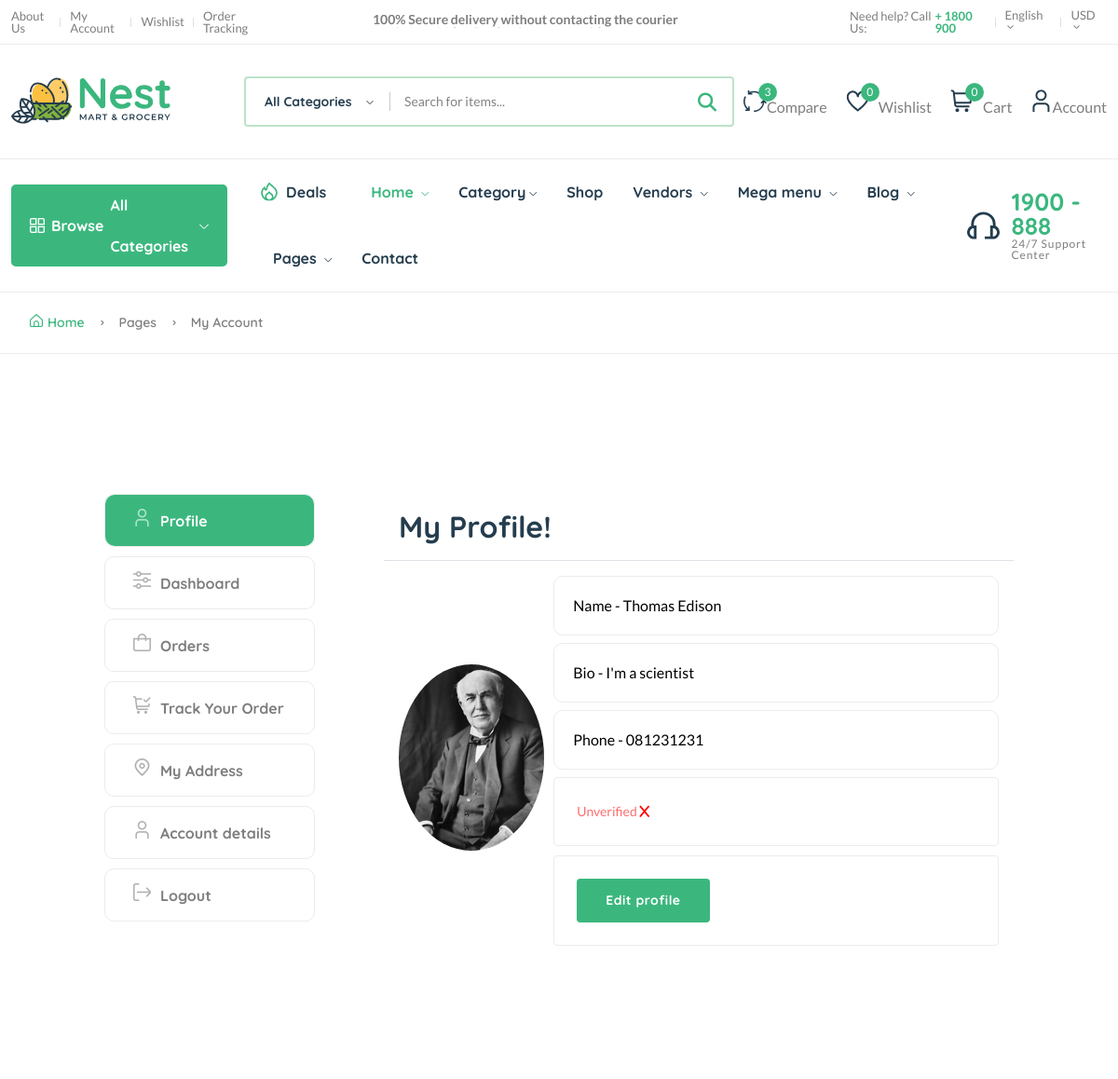
The app's page /dashboard/ (signed in, upper part), older data.
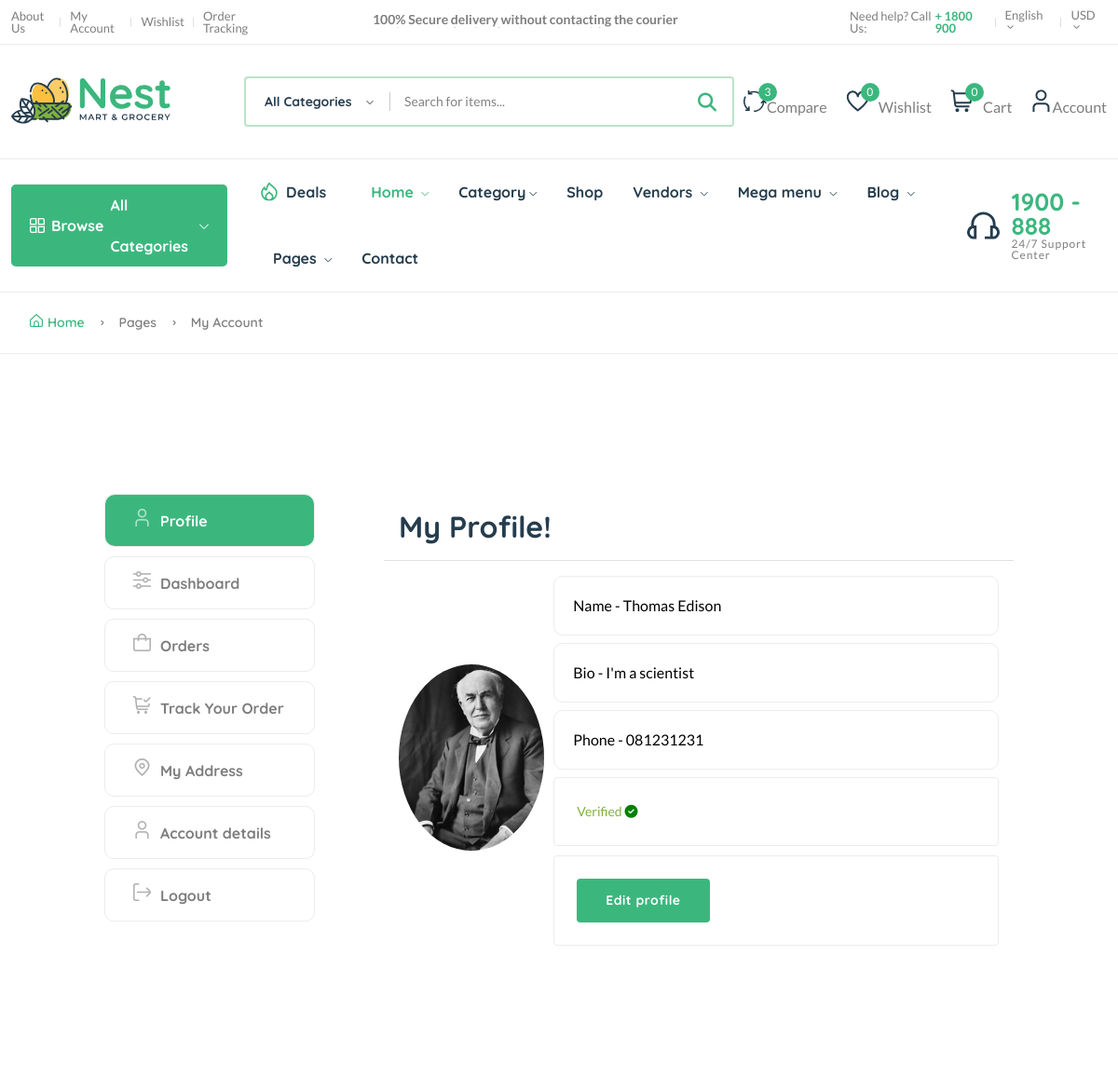
The same page, newer data.
### core/views.py (the view, shortened to what this page needs)
# urls.py: path("dashboard/", views.customer_dashboard, name="dashboard"),
@login_required()
def customer_dashboard(request):
    orders = request.user.cart_orders.all().order_by("-order_date")
    addresses =  Address.objects.filter(user=request.user)
    profile = Profile.objects.filter(user=request.user)
    order_distribution = request.user.cart_orders.all().annotate(month=ExtractMonth("order_date")).values("month").annotate(count=Count("id")).values("month", "count")
    months = []
    total_orders = []
    for order in order_distribution:
        months.append(calendar.month_name[order['month']])
        total_orders.append(order["count"])
    context = {
        "orders": orders,
        "addresses": addresses,
        "order_distribution": order_distribution,
        "months": months,
        "total_orders": total_orders,
        "profile": profile[0],
    }
    return render(request, 'core/dashboard.html', context)

### core/context_processors.py (called while the page is built)
def default(request):
    categories = Category.objects.all()
    vendors = Vendor.objects.all()
    min_max_price = Product.objects.aggregate(Min("price"), Max("price"))
    user_wishlist = []
    if request.user.is_authenticated:
        user_wishlist = [item.product.pid for item in WishList.objects.filter(user=request.user)]
    try:
        address = Address.objects.get(user=request.user)
    except:
        address = None
    return {
        'categories': categories,
        'vendors': vendors,
        'address': address,
        'min_max_price': min_max_price,
        'user_wishlist': user_wishlist,
    }

### core/models.py (called while the page is built)
    def __str__(self):
        return self.address

### userauths/models.py (called while the page is built)
    def __str__(self):
        return self.username

### templates/core/dashboard.html (shortened to what the changed rows need)
{% extends 'partials/base.html' %}
{% load static %}
{% block content %}
    <main class="main pages">
        <div class="page-content pt-150 pb-150">
            <div class="container">
                <div class="row">
                    <div class="col-lg-10 m-auto">
                        <div class="row">
                            <div class="col-md-9">
                                <div class="tab-content account dashboard-content pl-50">
                                    <div class="tab-pane fade active show" id="profile" role="tabpanel" aria-labelledby="profile-tab">
                                        <div class="card">
                                            <div class="card-body mb-2" style="display: flex; align-items: center; gap: 10px;">
                                                <div>
                                                    {% if profile.verified %}
                                                    <div class="p-4 border rounded">
                                                        <span class="text-success">Verified </span><i class="fas fa-check-circle" style="color: green;"></i>
                                                    </div>
                                                    {% else %}
                                                    <div class="p-4 border rounded">
                                                        <span class="text-danger">Unverified</span> <i class="fas fa-x" style="color: red;"></i>
                                                    </div>
                                                    {% endif %}
                                                </div>
                                            </div>
                                        </div>
                                    </div>
                                </div>
                            </div>
                        </div>
                    </div>
                </div>
            </div>
        </div>
    </main>
{% endblock %}

Row changes from the older to the newer data that the page shows:
changed Profile "Name - Thomas Edison": verified False → True (drawn)
Text that changed along with them:
text no longer shown: "Unverified"
text now shown: "Verified"
